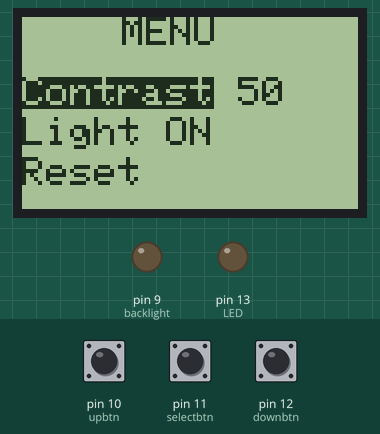
This sketch was run on a simulated Arduino Uno, built with avr-gcc and run on an emulated ATmega328P. Parts: 84×48 one-colour display, output pins drawn as LEDs (lit = HIGH). The test bench sets the inputs (shaded band); at power-on: pin 10 (upbtn) HIGH, pin 11 (selectbtn) HIGH, pin 12 (downbtn) HIGH. What the sketch prints to the serial monitor is not drawn.

Above: at 1.2 s.
1.3 s: pin 10 (upbtn) pulled LOW for 1 s
At 1.63 s:
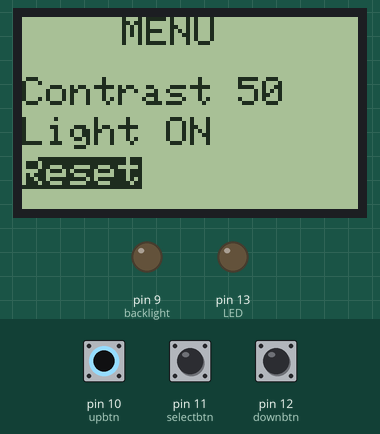
3.8 s: pin 11 (selectbtn) pulled LOW for 3.2 s
At 7.9 s:
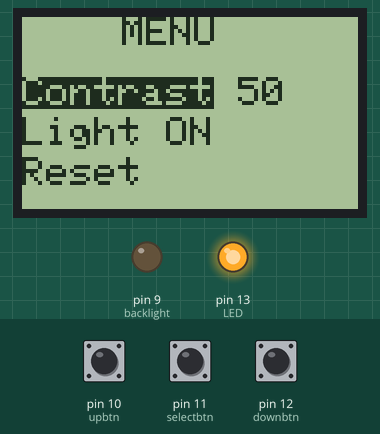
8.5 s: pin 12 (downbtn) pulled LOW for 0.15 s
At 9.3 s:
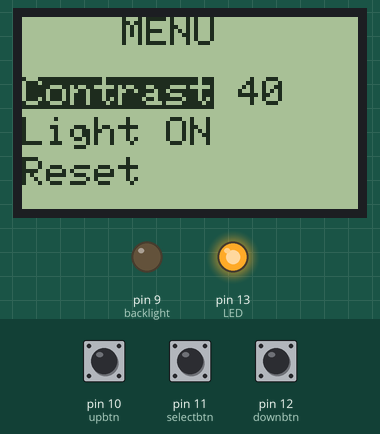
10.3 s: pin 12 (downbtn) pulled LOW for 1 s
At 12.5 s:
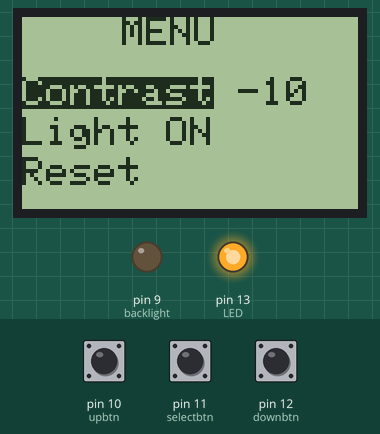
12.8 s: pin 10 (upbtn) pulled LOW for 3.2 s
At 17.2 s:
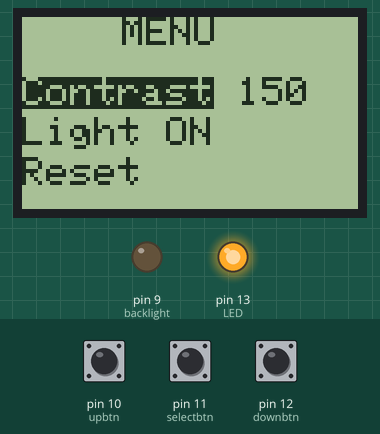
17.5 s: pin 11 (selectbtn) pulled LOW for 0.15 s
At 18.6 s:
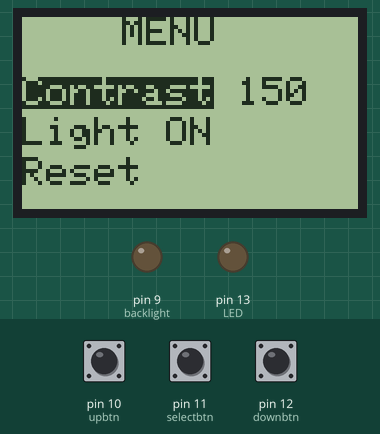
Timing chart, 0 to 20.2 s (numbered marks = the images above; inputs shaded):
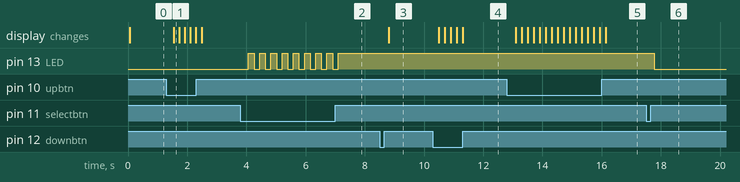

Measured:
- after the input at 1.3 s, the display: changes after 0.24 s (image 1)
- after the input at 3.8 s, pin 13 (LED): alternates HIGH for 0.19 s and LOW for 0.19 s, 17 changes in all, then stays HIGH, starting after 0.27 s
- after the input at 8.5 s, the display: changes after 0.30 s (image 3)
- after the input at 10.3 s, the display: first changes after 0.20 s (image 4 shows a later state)
- after the input at 12.8 s, the display: first changes after 0.30 s (image 5 shows a later state)
- after the input at 17.5 s, pin 13 (LED): HIGH → LOW after 0.27 s

The sketch:

Menu_Navigation.ino
```cpp
// Keep code clean

//Importing all rquired Libraries
#include <Adafruit_GFX.h>
#include <Adafruit_PCD8544.h>

//Pin description
#define upbtn  10
#define selectbtn  11
#define downbtn  12
#define backlight 9


//All variables here
boolean backlight_state = true;  //Stores the backlight state
int contrast = 50;               //Stores the Contrast value (Default)
int selectbtn_state = 1;
int upbtn_state = 1;
int downbtn_state = 1;
int menuitem = 1;               //It is the item in the menu the cursor is currently on
int page = 1;                   //
boolean selected = false;       //Shows selsection state
int last_upbtn_state = 1;
int last_selectbtn_state = 1;
int last_downbtn_state = 1;

//Initialise the lcd library
Adafruit_PCD8544 display = Adafruit_PCD8544( 7, 6, 5, 4, 3);

/*
Function List :
bklight_on
bklight_off
drawMenu
reset
pageup
pagedown
*/

void setup() {
  //Debug codes uncomment in dev builds
  Serial.begin(9600); //Serial Debug
  pinMode(13, OUTPUT); //LED

  //Pin configurations
  pinMode(selectbtn, INPUT_PULLUP); //When button pressed pin goes low
  pinMode(upbtn, INPUT_PULLUP);
  pinMode(downbtn, INPUT_PULLUP);
  pinMode(backlight, OUTPUT);

  //Display initialization code
  display.begin();
  display.setContrast(contrast);  //Sets contrast to 50
  display.clearDisplay();         //Clears display
  display.display();

}

void loop() {
  //Clearing all pressed pins
  selectbtn_state = 1;
  upbtn_state = 1;
  downbtn_state = 1;

  // This code draws a menu then checks if any button is pressed ,if any gets pressed changes the variables and draws the new menu
  drawMenu();

  //Single button press checker
  pressChecker();

  //Gives directions to the current button pressed
  if(selectbtn_state==0){if (selected==false){selected=true;}else{selected=false;}}

  if(upbtn_state==0 && selected == false)
    { //If up button is pressed but no option selected
        if (page-1 >0){page--;} //decrements the page
        else {page=3;}//puts page to last option
    }
  else if(downbtn_state==0 && selected == false)
    { //If down button is pressed but no option selected
        if (page==3){page=1;} //increment the page
        else {page++;}//puts page to first option
    }
  else if(upbtn_state==0 && selected == true)
    { //If up button is pressed but option selected
        pageup();
    }
  else if(downbtn_state==0 && selected == true)
    { //If down button is pressed but option selected
        pagedown();
    }

  delay(20); //To deal with debounce
  int r=(selected==true)?1:0;
  digitalWrite(13,r);
}

//Backlight ON and OFF functions
void bklight_on(){digitalWrite(backlight,LOW);backlight_state = true;}
void bklight_off(){digitalWrite(backlight,LOW);backlight_state = false;}
void bklight_toggle(){digitalWrite(backlight,!digitalRead(backlight));if (backlight_state==false){backlight_state=true;}else{backlight_state=false;}}

//Checks which button is pressed
void pressChecker(){
  while(selectbtn_state && upbtn_state && downbtn_state)
  {
    selectbtn_state = digitalRead(selectbtn);
    upbtn_state = digitalRead(upbtn);
    downbtn_state = digitalRead(downbtn);
  }

      //debounce code BIG ISSUE
      if (selectbtn_state != last_selectbtn_state)
      {
        while(selectbtn_state!=digitalRead(selectbtn)){}
        delay(50);
      }
      last_selectbtn_state = selectbtn_state;

      if (upbtn_state != last_upbtn_state)
      {
        while(upbtn_state!=digitalRead(upbtn)){}
        delay(50);
      }
      last_upbtn_state = upbtn_state;

      if (downbtn_state != last_downbtn_state)
      {
        while(downbtn_state!=digitalRead(downbtn)){}
        delay(50);
      }
      last_downbtn_state = downbtn_state;

  //debug code
  if (selectbtn_state ==0){
    Serial.println("pressed select");
  }
  else if (upbtn_state ==0){
    Serial.println("pressed up");
  }
  else  if (downbtn_state ==0){
    Serial.println("pressed down");
  }
  delay(150);
}

//When up is pressed after selecting an option
void pageup(){
  if (page==1){
    contrast+=10;
    display.setContrast(contrast);  //Sets contrast to new contrast
    display.display();
  }
  else if (page==2){bklight_toggle();}
  else if (page==3){reset();}
}

//When down is pressed after selecting an option
void pagedown(){
  if (page==1){
    contrast-=10;
    display.setContrast(contrast);  //Sets contrast to new contrast
    display.display();
  }
  else if (page==2){bklight_toggle();}
  else if (page==3){reset();}
}

//Reset code
void reset(){
  contrast = 50;
  display.setContrast(contrast);
  bklight_on();
  display.display();
  Serial.println("reset");
}


//Draws the menu with current states
void drawMenu(){
  //This function draws the menu according to the current menu and page state
  display.setTextSize(0.2);
  display.clearDisplay();
  display.setTextColor(BLACK, WHITE);
  display.setCursor(25, 0);
  display.print("MENU");
  //display.drawFastHLine(0,10,83,BLACK);
  //display.setCursor(0, 15);

  for(int i=0;i<=3;i++){
    display.setCursor(0, 15 + 10*(i-1));
    //If selsected page comes print in another colour
    if (i==page){display.setTextColor(WHITE, BLACK);} else{display.setTextColor(BLACK, WHITE);}

    switch(i){
      case 1:display.print("Contrast");display.setTextColor(BLACK, WHITE); display.print(" ");display.print(contrast);break;
      case 2:display.print("Light"); display.setTextColor(BLACK, WHITE);display.print(" ");(backlight_state) ? display.print("ON") : display.print("OFF") ;break;
      case 3:display.print("Reset"); display.setTextColor(BLACK, WHITE);break;
    }

  }
  display.display();
}
```
